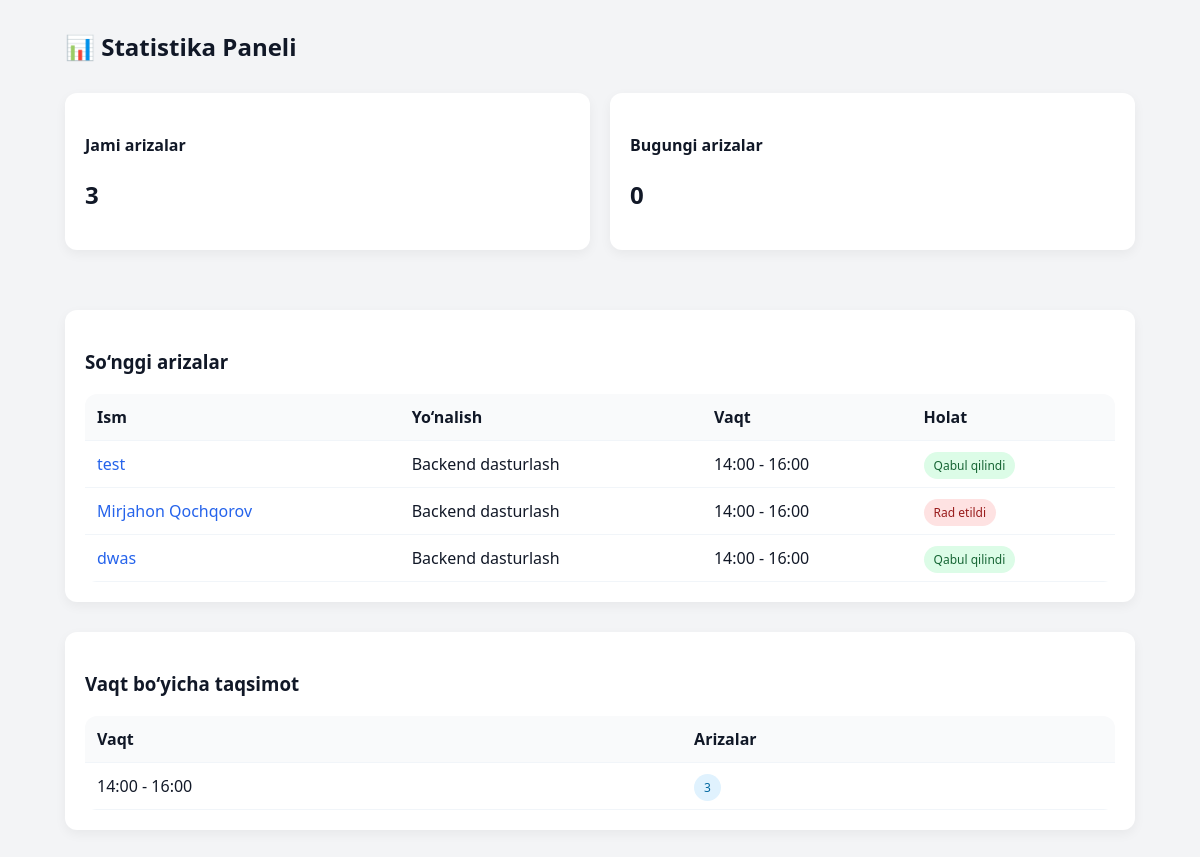
Screenshot of /3f8f1c5e-7c3e-4d6a-9e6a-2b0b3d9a8c1f/ with the database file from the repository.
### applications/models.py (models this page shows, shortened)
class Application(models.Model):
    full_name = models.CharField(max_length=150)
    phone = models.CharField(max_length=20)
    direction = models.ForeignKey(Direction, on_delete=models.CASCADE)
    time_slot = models.ForeignKey(TimeSlot, on_delete=models.CASCADE)
    created_at = models.DateTimeField(auto_now_add=True)
    is_contacted = models.BooleanField(default=False)

class Direction(models.Model):
    name = models.CharField(max_length=100)

class TimeSlot(models.Model):
    time = models.CharField(max_length=50)  # masalan: 09:00 - 11:00

### applications/views.py (the view)
# urls.py: path('3f8f1c5e-7c3e-4d6a-9e6a-2b0b3d9a8c1f/', views.statistics, name='statistics'),
def statistics(request):
    total_applications = Application.objects.count()
    today = date.today()
    today_applications = Application.objects.filter(
        created_at__date=today
    ).count()
    by_direction = Application.objects.values(
        'direction__name'
    ).annotate(
        total=Count('id')
    )
    by_time = Application.objects.values(
        'time_slot__time'
    ).annotate(
        total=Count('id')
    )
    latest_applications = Application.objects.order_by('-created_at')[:10]
    return render(request, 'statistics.html', {
        'total_applications': total_applications,
        'today_applications': today_applications,
        'by_direction': by_direction,
        'by_time': by_time,
        'latest_applications': latest_applications,
    })

### applications/templates/statistics.html
{% extends "base.html" %}
{% block content %}
<h2 style="margin-bottom:30px;">📊 Statistika Paneli</h2>
<div style="display:grid;grid-template-columns:repeat(auto-fit,minmax(220px,1fr));gap:20px;margin-bottom:40px;">
    <div class="card">
        <h4>Jami arizalar</h4>
        <h2>{{ total_applications }}</h2>
    </div>
    <div class="card">
        <h4>Bugungi arizalar</h4>
        <h2>{{ today_applications }}</h2>
    </div>
</div>
<div class="card" style="margin-bottom:30px;">
    <h3 style="margin-bottom:20px;">So‘nggi arizalar</h3>
    <div style="overflow-x:auto;">
        <table>
            <tr>
                <th>Ism</th>
                <th>Yo‘nalish</th>
                <th>Vaqt</th>
                <th>Holat</th>
            </tr>
            {% for app in latest_applications %}
            <tr>
                <td>
                    <a href="{% url 'application_detail' app.id %}"
                       style="text-decoration:none;color:#2563eb;">
                        {{ app.full_name }}
                    </a>
                </td>
                <td>{{ app.direction.name }}</td>
                <td>{{ app.time_slot.time }}</td>
                <td>
                    {% if app.status == "pending" %}
                        <span class="badge"
                              style="background:#c7cefe;color:#0e2d92;">
                            Kutilmoqda
                        </span>
                    {% elif app.status == "approved" %}
                        <span class="badge"
                              style="background:#dcfce7;color:#166534;">
                            Qabul qilindi
                        </span>
                    {% elif app.status == "rejected" %}
                        <span class="badge"
                              style="background:#fee2e2;color:#991b1b;">
                            Rad etildi
                        </span>
                    {% endif %}
                </td>
            </tr>
            {% empty %}
            <tr>
                <td colspan="4">Arizalar yo‘q</td>
            </tr>
            {% endfor %}
        </table>
    </div>
</div>
<div class="card">
    <h3 style="margin-bottom:20px;">Vaqt bo‘yicha taqsimot</h3>
    <div style="overflow-x:auto;">
        <table>
            <tr>
                <th>Vaqt</th>
                <th>Arizalar</th>
            </tr>
            {% for item in by_time %}
            <tr>
                <td>{{ item.time_slot__time }}</td>
                <td>
                    <span class="badge">
                        {{ item.total }}
                    </span>
                </td>
            </tr>
            {% empty %}
            <tr>
                <td colspan="2">Ma'lumot yo‘q</td>
            </tr>
            {% endfor %}
        </table>
    </div>
</div>
{% endblock %}

### applications/templates/base.html (shortened to what this page needs)
<!DOCTYPE html>
<html lang="uz">
<head>
</head>
<body>
<div class="container">
    {% block content %}
    {% endblock %}
</div>
</body>
</html>

### applications/templates/base.html (style rules this page uses)
* { box-sizing: border-box; }
body { margin: 0; font-family: system-ui, -apple-system, sans-serif; background: #f3f4f6; color: #111827; }
.container { max-width: 1100px; margin: 30px auto; padding: 0 15px; }
.card { background: white; padding: 20px; border-radius: 12px; box-shadow: 0 4px 12px rgba(0,0,0,0.05); margin-bottom: 20px; }
table { width: 100%; border-collapse: collapse; background: white; border-radius: 12px; overflow: hidden; min-width: 500px; }
th, td { padding: 12px; border-bottom: 1px solid #f1f5f9; text-align: left; }
th { background: #f9fafb; }
.badge { padding: 5px 10px; border-radius: 20px; font-size: 12px; background: #e0f2fe; color: #0369a1; }

### rows the page displays
Application: full_name "test", direction.name "Backend dasturlash", time_slot.time "14:00 - 16:00", status "Qabul qilindi"
Application: full_name "Mirjahon Qochqorov", direction.name "Backend dasturlash", time_slot.time "14:00 - 16:00", status "Rad etildi"
Application: full_name "dwas", direction.name "Backend dasturlash", time_slot.time "14:00 - 16:00", status "Qabul qilindi"

### other values shown
{{ total_applications }} "3"
{{ today_applications }} "0"
{{ item.time_slot__time }} "14:00 - 16:00"
{{ item.total }} "3"
